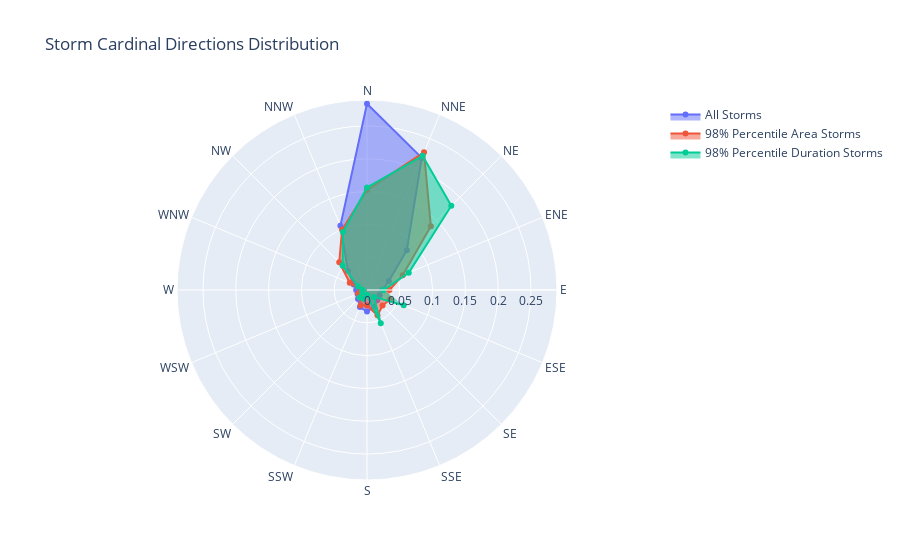

Notebook source saved alongside this figure:
### Code cell
fig = go.Figure()

fig.add_trace(go.Scatterpolar(
      r=df["storm_closest_cardinal_direction"].value_counts(normalize=True)[list(cardinal_directions.values())],
      theta=list(cardinal_directions.values()),
      fill='toself',
      name='All Storms'
))
p98_area_df = df[df["area"] >= area_thres]
fig.add_trace(go.Scatterpolar(
      r=p98_area_df["storm_closest_cardinal_direction"].value_counts(normalize=True)[list(cardinal_directions.values())],
      theta=list(cardinal_directions.values()),
      fill='toself',
      name='98% Percentile Area Storms'
))
p98_duration_df = df[df["storm_total_duration"] >= duration_thres]
fig.add_trace(go.Scatterpolar(
      r=p98_duration_df["storm_closest_cardinal_direction"].value_counts(normalize=True)[list(cardinal_directions.values())],
      theta=list(cardinal_directions.values()),
      fill='toself',
      name='98% Percentile Duration Storms'
))

# max_r = 0.6
fig.update_layout(
  polar=dict(
    radialaxis=dict(
      visible=True,
      # range=[0, max_r],
      # tickvals=np.arange(0, max_r + 0.01, 0.15),
      # tick0=0,
      # dtick=0.25
    )
  ),
  showlegend=True,
  title="Storm Cardinal Directions Distribution",
)

fig.show()

### Figure 1 — Plotly figure (JSON) as saved in the notebook; plotly's stock layout.template omitted (floating-point values rounded to 4 significant figures)
{"data": [{"fill": "toself", "name": "All Storms", "r": [0.02357, 0.03599, 0.08589, 0.218, 0.2839, 0.1059, 0.04091, 0.02201, 0.01656, 0.01564, 0.0194, 0.0282, 0.03289, 0.02819, 0.02216, 0.0208], "theta": ["E", "ENE", "NE", "NNE", "N", "NNW", "NW", "WNW", "W", "WSW", "SW", "SSW", "S", "SSE", "SE", "ESE"], "type": "scatterpolar"}, {"fill": "toself", "name": "98% Percentile Area Storms", "r": [0.03421, 0.05891, 0.1376, 0.2271, 0.1525, 0.09932, 0.05985, 0.02844, 0.009932, 0.01469, 0.01537, 0.02538, 0.0236, 0.04177, 0.03353, 0.03786], "theta": ["E", "ENE", "NE", "NNE", "N", "NNW", "NW", "WNW", "W", "WSW", "SW", "SSW", "S", "SSE", "SE", "ESE"], "type": "scatterpolar"}, {"fill": "toself", "name": "98% Percentile Duration Storms", "r": [0.02533, 0.06893, 0.1817, 0.2215, 0.1563, 0.0955, 0.05265, 0.01495, 0.006893, 0.007889, 0.01578, 0.01462, 0.007723, 0.05489, 0.01486, 0.06054], "theta": ["E", "ENE", "NE", "NNE", "N", "NNW", "NW", "WNW", "W", "WSW", "SW", "SSW", "S", "SSE", "SE", "ESE"], "type": "scatterpolar"}], "layout": {"polar": {"radialaxis": {"visible": true}}, "showlegend": true, "title": {"text": "Storm Cardinal Directions Distribution"}}}
